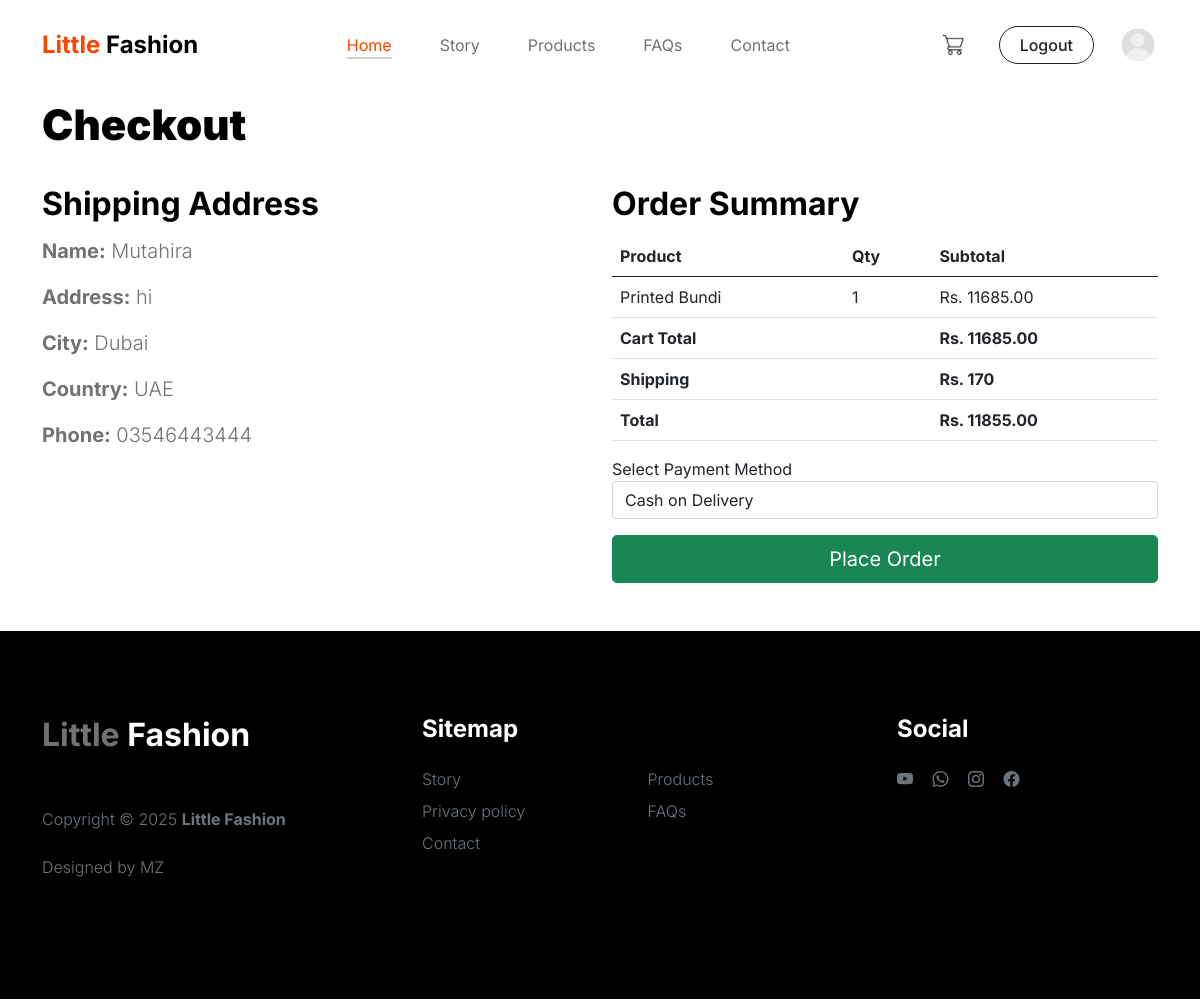
Page /checkout/ (signed in) on the committed database.
### app/models.py (models this page shows, shortened)
class ShippingAddress(models.Model):
    user = models.OneToOneField(User, on_delete=models.CASCADE)
    full_name = models.CharField(max_length=100)
    address_line = models.TextField()
    profile = models.OneToOneField(Customer, on_delete=models.CASCADE)
    class Meta:
        verbose_name_plural = 'Shipping Addresses'

class Customer(models.Model):
    user = models.OneToOneField(User, on_delete=models.CASCADE, null=True, blank=True, related_name='customer')
    phone = models.CharField(max_length=20)
    email = models.EmailField(max_length=100)
    city = models.CharField(max_length=100, blank=True, null=True)
    postal_code = models.CharField(max_length=20, blank=True, null=True)
    country = models.CharField(max_length=100, blank=True, null=True)
    profile_picture = models.ImageField(upload_to='profiles/', blank=True, null=True)

class Cart(models.Model):
    user = models.ForeignKey(User, on_delete=models.CASCADE)
    product = models.ForeignKey(Product, on_delete=models.CASCADE)
    quantity = models.PositiveIntegerField(default=1)
    @property
    def total_price(self):
     return self.quantity * self.product.current_price

class Product(models.Model):
    category = models.ForeignKey(Category, on_delete=models.CASCADE)
    name = models.CharField(max_length=200)
    price = models.DecimalField(max_digits=10, decimal_places=2, default=0)
    image = models.ImageField(upload_to='products/')
    description = models.TextField()
    is_sale = models.BooleanField(default=False)
    sale_price = models.DecimalField(max_digits=10, decimal_places=2, default=0)
    @property
    def current_price(self):
     return self.sale_price if self.is_sale else self.price

### app/views.py (the view)
# urls.py: path('checkout/', views.checkout, name='checkout'),
def checkout(request):
    user = request.user
    cart_items = Cart.objects.filter(user=user)
    shipping_address = ShippingAddress.objects.filter(user=user).first()
    if not cart_items.exists():
        return redirect('cart')
    total_cart_price = sum(item.total_price for item in cart_items)
    shipping_price = 170
    total_price = total_cart_price + shipping_price
    context = {
        'cart_items': cart_items,
        'shipping_address': shipping_address,
        'total_cart_price': total_cart_price,
        'shipping_price': shipping_price,
        'total_price': total_price,
    }
    return render(request, 'checkout.html', context)

### app/templates/checkout.html (shortened to what this page needs)
{% extends 'base.html' %}
{% block content %}
<div class="container py-5">
    <h2 class="mb-4">Checkout</h2>
    <div class="row">
        <div class="col-md-6 mb-4">
            <h4>Shipping Address</h4>
            {% if shipping_address %}
                <p><strong>Name:</strong> {{ shipping_address.full_name }}</p>
                <p><strong>Address:</strong> {{ shipping_address.address_line }}</p>
                <p><strong>City:</strong> {{ shipping_address.profile.city }}</p>
                <p><strong>Country:</strong> {{ shipping_address.profile.country }}</p>
                <p><strong>Phone:</strong> {{ shipping_address.profile.phone }}</p>
            {% else %}
                <p class="text-danger">No shipping address found. <a href="{% url 'add-address' %}">Add Address</a></p>
            {% endif %}
        </div>
        <div class="col-md-6">
            <h4>Order Summary</h4>
            <table class="table">
                <thead>
                    <tr>
                        <th>Product</th>
                        <th>Qty</th>
                        <th>Subtotal</th>
                    </tr>
                </thead>
                <tbody>
                    {% for item in cart_items %}
                    <tr>
                        <td>{{ item.product.name }}</td>
                        <td>{{ item.quantity }}</td>
                        <td>Rs. {{ item.total_price }}</td>
                    </tr>
                    {% endfor %}
                    <tr>
                        <td colspan="2"><strong>Cart Total</strong></td>
                        <td><strong>Rs. {{ total_cart_price }}</strong></td>
                    </tr>
                    <tr>
                        <td colspan="2"><strong>Shipping</strong></td>
                        <td><strong>Rs. {{ shipping_price }}</strong></td>
                    </tr>
                    <tr>
                        <td colspan="2"><strong>Total</strong></td>
                        <td><strong>Rs. {{ total_price }}</strong></td>
                    </tr>
                </tbody>
            </table>
            {% if shipping_address %}
            <form method="POST" action="{% url 'place_order' %}">
                <div class="mb-3">
                    <label for="payment">Select Payment Method</label>
                    <select class="form-control" name="payment" required>
                        <option value="COD">Cash on Delivery</option>
                    </select>
                </div>
                <button type="submit" class="btn btn-success btn-lg w-100">Place Order</button>
            </form>
            {% else %}
            <p class="text-danger mt-3">You must <a href="{% url 'add-address' %}">add a shipping address</a> before placing an order.</p>
            {% endif %}
        </div>
    </div>
</div>
{% endblock %}

### app/static/css/tooplate-little-fashion.css (style rules this page uses)
:root { --white-color: #FFFFFF; --primary-color: #FF4400; --section-bg-color: #f0f8ff; --dark-color: #000000; --grey-color: #d0d1d1; --p-color: #717275; --body-font-family: 'Inter', sans-serif; --h5-font-size: 24px; --p-font-size: 20px; --copyright-text-font-size: 16px; --product-link-font-size: 14px; --custom-link-font-size: 12px; --font-weight-thin: 100; --font-weight-light: 300; --font-weight-normal: 400; --font-weight-bold: 700; --font-weight-black: 900; }
body, html { height: 100%; }
html { scroll-behavior: smooth; }
body { background: var(--white-color); font-family: var(--body-font-family); position: relative; }
h2, h3, h4, h5, h6 { color: var(--dark-color); line-height: inherit; }
h1, h2, h3, h4, h5, h6 { font-weight: var(--font-weight-bold); }
h1, h2 { font-weight: var(--font-weight-black); }
h2 { font-size: 42px; }
h4 { font-size: 32px; }
p { color: var(--p-color); font-size: var(--p-font-size); font-weight: var(--font-weight-light); }
a, button { touch-action: manipulation; transition: all 0.3s; }
b, strong { font-weight: var(--font-weight-bold); }

### rows in the picture
ShippingAddress: full_name "Mutahira", address_line "hi", profile.city "Dubai", profile.country "UAE", profile.phone "03546443444"
Cart: product.name "Printed Bundi", quantity "1", total_price "11685.00"

### other values in the picture
{{ total_cart_price }} "11685.00"
{{ shipping_price }} "170"
{{ total_price }} "11855.00"
